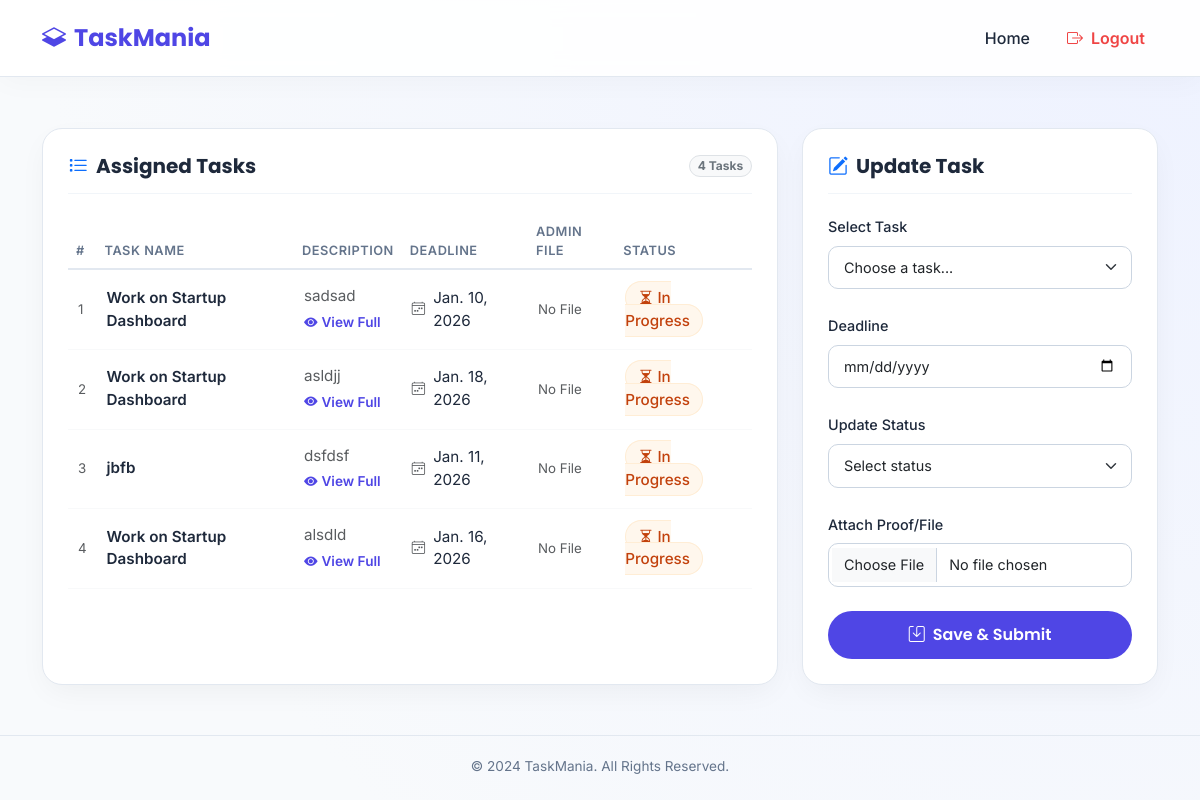
Before: /employee (signed in) with the older database file.
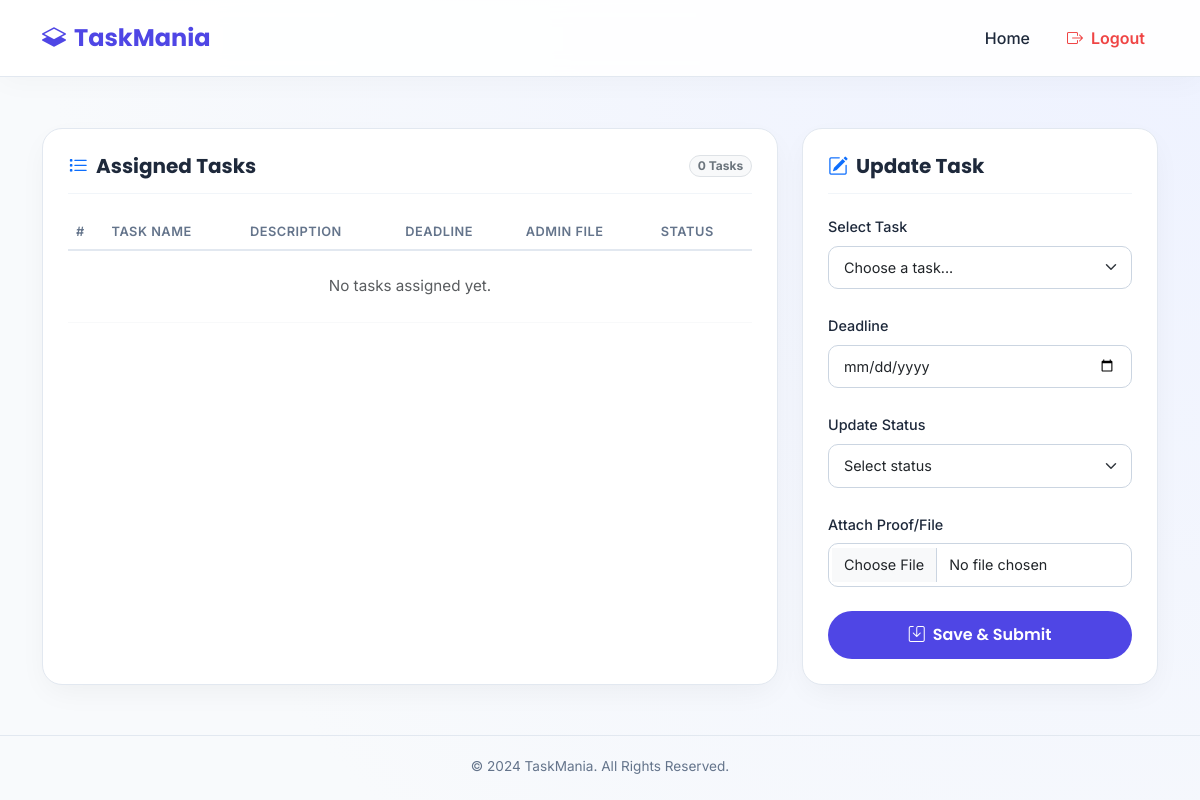
After: the same page with the newer database file.
### app/models.py (models this page shows, shortened)
class Todo(models.Model):
    task = models.CharField(max_length=100)
    taskDesc=models.TextField(null=True,default="none")
    user = models.ForeignKey(Profile, on_delete=models.CASCADE)
    admin = models.ForeignKey(User, on_delete=models.CASCADE)
    date=models.DateField(default=get_default_start_date)
    status = models.BooleanField(default=False)  # Default value set to True
    emp_date=models.DateField(default=get_default_start_date)
    file = models.FileField(upload_to='submitted-documents/',null=True)
    adminfiles=models.FileField(upload_to='admin-documents/',null=True)

### app/views.py (the view, shortened to what this page needs)
# urls.py: path('employee', views.employee, name='employee'),
def employee(request):
    if request.user.is_anonymous:
        return redirect('/login-page')
    if position(request) == 0:
        profinstance = Profile.objects.get(user=request.user)
        user_data = Todo.objects.filter(user=profinstance)
        return render(request, "employeepanel.html", {'data': user_data})
    else:
        return HttpResponse("Access Denied: You are not an Employee account.")

### app/views.py (called while the page is built)
def position(request):
    try:
        user_profile = Profile.objects.get(user=request.user)
        if user_profile.position == "Employee":
            return 0  # Employee
        else:
            return 1  # Manager
    except Profile.DoesNotExist:
        return -1 # No Profile

### templates/employeepanel.html (shortened to what the changed rows need)
<!DOCTYPE html>
<html lang="en">
<head>
    <link href="https://cdn.jsdelivr.net/npm/bootstrap@5.3.0/dist/css/bootstrap.min.css" rel="stylesheet">
    <link rel="stylesheet" href="https://cdn.jsdelivr.net/npm/bootstrap-icons@1.10.0/font/bootstrap-icons.css">
</head>
<body>
    <div class="container my-5">
        <div class="row g-4">
            <div class="col-lg-8">
                <div class="task-card">
                    <div class="card-header-custom d-flex justify-content-between align-items-center">
                        <h5><i class="bi bi-list-task me-2 text-primary"></i>Assigned Tasks</h5>
                        <span class="badge bg-light text-secondary rounded-pill border">{{ data|length }} Tasks</span>
                    </div>
                    <div class="table-responsive">
                        <table class="table table-hover border-light">
                            <thead>
                                <tr>
                                    <th>#</th>
                                    <th>Task Name</th>
                                    <th>Description</th>
                                    <th>Deadline</th>
                                    <th>Admin File</th>
                                    <th>Status</th>
                                </tr>
                            </thead>
                            <tbody>
                                {% for i in data %}
                                <tr>
                                    <td><span class="text-muted small">{{forloop.counter}}</span></td>
                                    <td class="fw-semibold">{{ i.task }}</td>
                                    <td>
                                        <div class="text-muted text-truncate" style="max-width: 150px;">
                                            {{i.taskDesc}}
                                        </div>
                                        <a href="#" class="desc-trigger"
                                           data-bs-toggle="modal"
                                           data-bs-target="#descModal"
                                           data-bs-title="{{ i.task }}"
                                           data-bs-desc="{{ i.taskDesc }}">
                                           <i class="bi bi-eye-fill me-1"></i>View Full
                                        </a>
                                    </td>
                                    <td>
                                        <div class="d-flex align-items-center">
                                            <i class="bi bi-calendar4-week me-2 text-muted small"></i>{{i.date}}
                                        </div>
                                    </td>
                                    <td>
                                        {% if i.adminfiles %}
                                            <a href="{{ i.adminfiles.url }}" class="text-decoration-none" download>
                                                <i class="bi bi-paperclip me-1"></i>Download
                                            </a>
                                        {% else %}
                                            <span class="text-muted small">No File</span>
                                        {% endif %}
                                    </td>
                                    <td>
                                        {% if i.status == False %}
                                        <span class="badge-status-incomplete">
                                            <i class="bi bi-hourglass-split me-1"></i>In Progress
                                        </span>
                                        {% else %}
                                        <span class="badge-status-complete">
                                            <i class="bi bi-check-circle-fill me-1"></i>Completed
                                        </span>
                                        {% endif %}
                                    </td>
                                </tr>
                                {% empty %}
                                <tr>
                                    <td colspan="6" class="text-center py-4 text-muted">
                                        No tasks assigned yet.
                                    </td>
                                </tr>
                                {% endfor %}
                            </tbody>
                        </table>
                    </div>
                </div>
            </div>
        </div>
    </div>
</body>
</html>

Changed rows visible on the page:
removed Todo: task "Work on Startup Dashboard", taskDesc "sadsad", date "Jan. 10, 2026", adminfiles "No File", status False (drawn)
removed Todo: task "Work on Startup Dashboard", taskDesc "asldjj", date "Jan. 18, 2026", adminfiles "No File", status False (drawn)
removed Todo: task "jbfb", taskDesc "dsfdsf", date "Jan. 11, 2026", adminfiles "No File", status False (drawn)
removed Todo: task "Work on Startup Dashboard", taskDesc "alsdld", date "Jan. 16, 2026", adminfiles "No File", status False (drawn)
Other visible differences:
{{ data|length }}: "4" → "0"
text now shown: "No tasks assigned yet."
